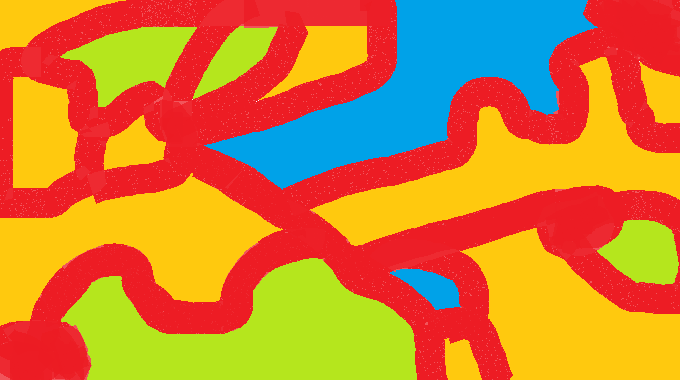
%> input picture mazep1.png, 680 x 380 px
$ octave Intro.m   (GNU Octave 9; MATLAB toolbox functions it lacks are replaced by stand-ins)
%> lines starting %> are read from the running program, lines starting %| are printed output that depends on the picture; in (x1, y1, x2, y2) boxes, pixels count from 0 and x2, y2 are one past the last pixel; in counts of white or black regions, pixels touching at a corner belong together; the program's own positions count from 1
clear; clc; close all;
x = 20;
y = 450;
a = imread('mazep1.png');
%> a is the input picture: size 380x680x3 uint8; mean R, G, B 206.8, 127, 52.1
J = imresize(a,[480 640]);
figure (1), subplot(3,3,2)
imshow (a), title('Imagen')

imshow (J), title('Imagen con resolucion 480x640')
ar = J(:,:,1); % Capa roja
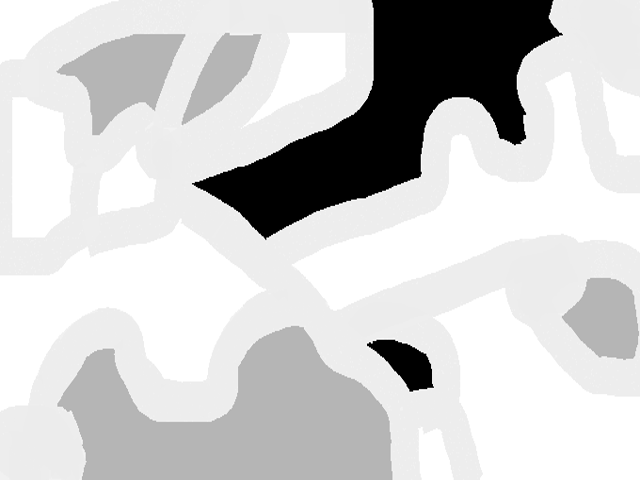
%> ar: size 480x640 uint8; min 0, max 255, mean 206.8
ag = J(:,:,2); % Capa verde
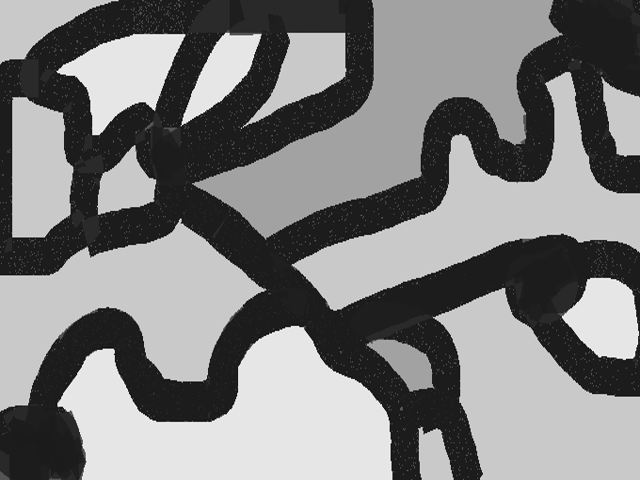
%> ag: size 480x640 uint8; min 0, max 255, mean 127
ab = J(:,:,3); % Capa azul
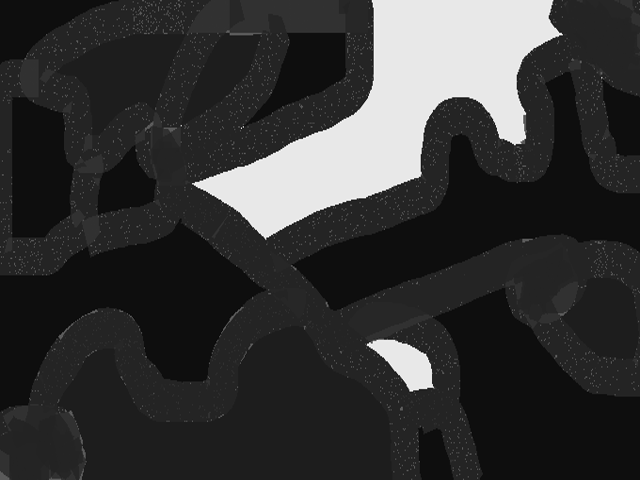
%> ab: size 480x640 uint8; min 3, max 255, mean 52.1

figure (1), subplot(3,3,4),imshow (ar), title('R')
figure (1), subplot(3,3,5),imshow (ag), title('G')
figure (1), subplot(3,3,6),imshow (ab), title('B')

cover_red(:,:,1) = ar; cover_red(:,:,2) = 0; cover_red(:,:,3) = 0;
%> after `cover_red(:,:,3) = 0`:
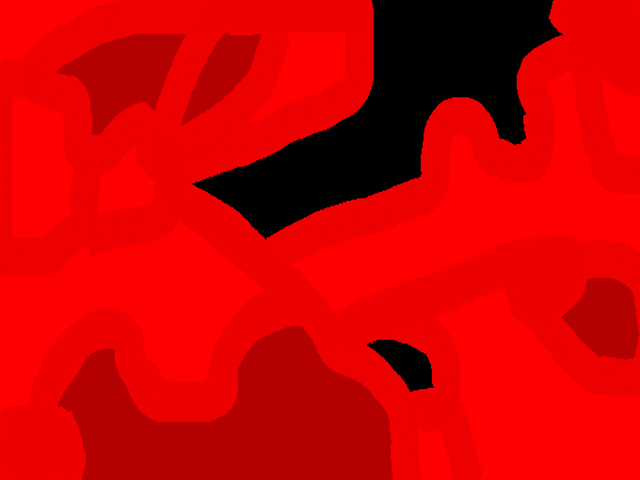
%> cover_red: size 480x640x3 uint8; mean R, G, B 206.8, 0, 0
cover_green(:,:,2) = ag;cover_green(:,:,1) = 0; cover_green(:,:,3) = 0;
%> after `cover_green(:,:,3) = 0`:
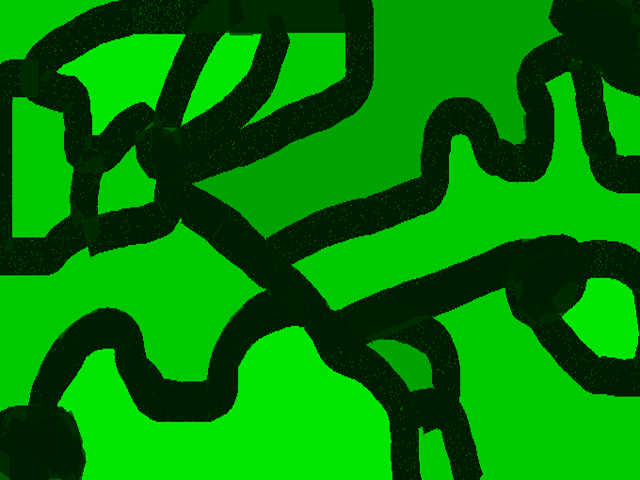
%> cover_green: size 480x640x3 uint8; mean R, G, B 0, 127, 0
cover_blue(:,:,3) = ab; cover_blue(:,:,1) = 0; cover_blue(:,:,2) = 0;
%> after `cover_blue(:,:,3) = ab`:
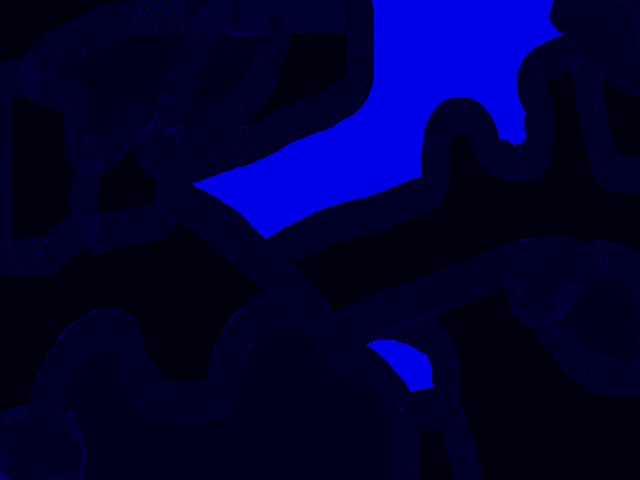
%> cover_blue: size 480x640x3 uint8; mean R, G, B 0, 0, 52.1

figure (1), subplot(3,3,7),imshow (cover_red), title('R')
figure (1), subplot(3,3,8),imshow (cover_green), title('G')
figure (1), subplot(3,3,9),imshow (cover_blue), title('B')

nr = round(ar/16) * 16;
ng = round(ag/16) * 16;
nb = round(ab/16) * 16;

n_image(:,:,1) = nr;
n_image(:,:,2) = ng;
n_image(:,:,3) = nb;

pi(1) = n_image(y,x,1);
pi(2) = n_image(y,x,2);
pi(3) = n_image(y,x,3);

m = zeros(480, 640);

for i=1:480
    for j=1:640
        if ( (n_image(i,j,1) == pi(1) ) && (n_image(i,j,2) == pi(2)) && (n_image(i,j,3) == pi(3)) )
            m(i,j) = 256;
        else
            m(i,j) = 0;
        end
    end
end
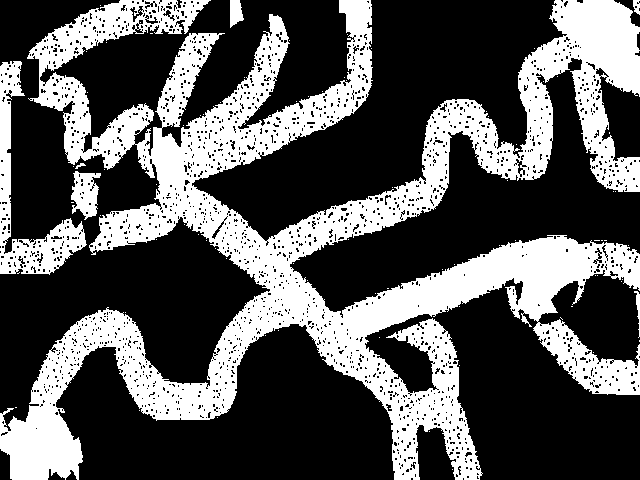
%> m: size 480x640 double; values 0 (black) and 256 (white), 34.3% white; 81 white regions (74 under 20 px), largest, box (x1, y1, x2, y2) and area: (0, 0, 640, 480) 99153, (0, 61, 87, 275) 4580, (71, 171, 101, 220) 930

figure (3)
subplot(1,2,1),imshow(n_image), title('RGB444 480x640')
subplot(1,2,2),imshow(J), title('RGB888 480x640')
figure (4)
imshow(m), title('Mapa de rutas accesibles')
